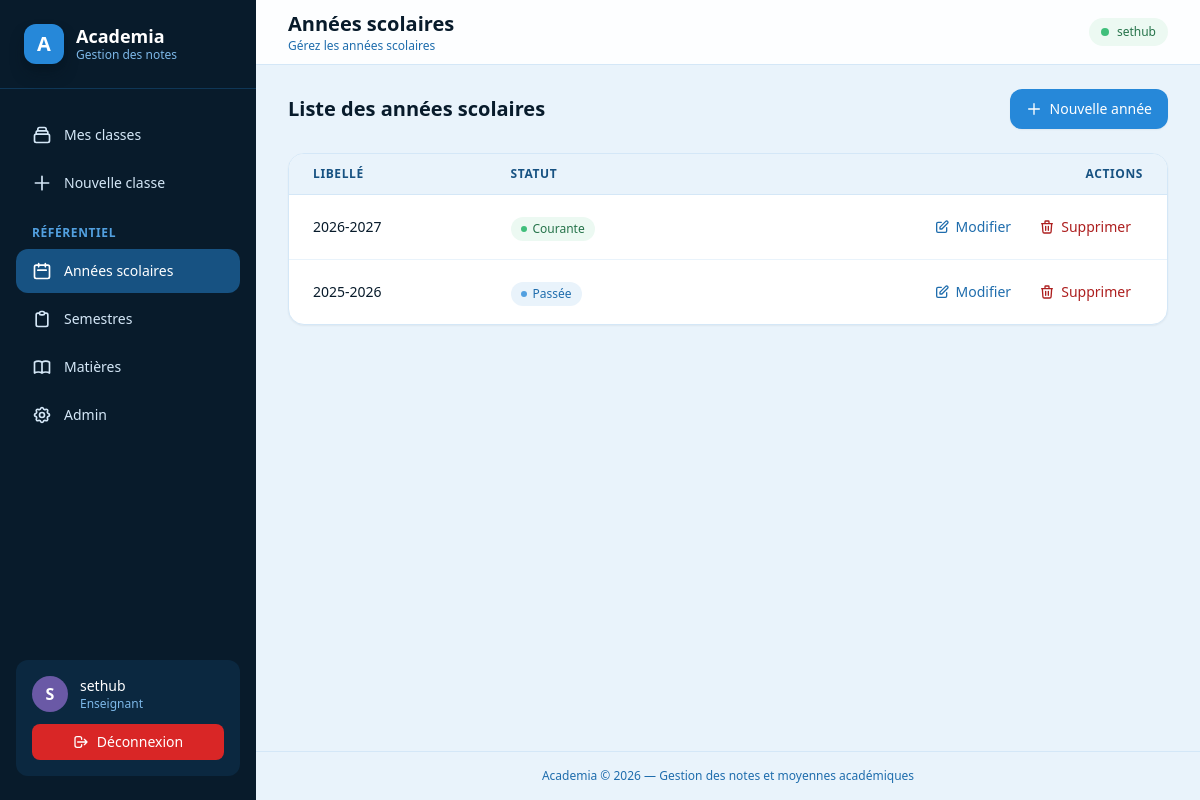
Page /annees-scolaires/ (signed in) on the committed database.
### academics/models.py (models this page shows, shortened)
class AnneeScolaire(models.Model):
    libelle = models.CharField(max_length=20, unique=True)
    est_courante = models.BooleanField(default=False)
    objects = AnneeScolaireQuerySet.as_manager()
    class Meta:
        ordering = ["-libelle"]

### academics/views.py (the view)
# urls.py: path("annees-scolaires/", views.AnneeScolaireListView.as_view(), name="anneescolaire_list"),
class AnneeScolaireListView(LoginRequiredMixin, ListView):
    model = AnneeScolaire
    template_name = "academics/anneescolaire_list.html"
    context_object_name = "annees"

### templates/academics/anneescolaire_list.html (shortened to what this page needs)
{% extends "base.html" %}
{% block page_title %}Années scolaires{% endblock %}
{% block page_subtitle %}Gérez les années scolaires{% endblock %}
{% block content %}
<div class="space-y-6">
    <div class="flex items-center justify-between flex-wrap gap-3">
        <h2 class="text-lg font-semibold text-blue-bell-900 md:text-xl">Liste des années scolaires</h2>
        <a href="{% url 'academics:anneescolaire_create' %}" class="inline-flex items-center gap-2 px-4 py-2.5 rounded-xl bg-blue-bell-500 hover:bg-blue-bell-600 text-white text-sm font-medium shadow-sm transition">
            <svg class="w-4 h-4" fill="none" stroke="currentColor" viewBox="0 0 24 24"><path stroke-linecap="round" stroke-linejoin="round" stroke-width="2" d="M12 4v16m8-8H4"/></svg>
            <span class="hidden sm:inline">Nouvelle année</span>
        </a>
    </div>
    {% if annees %}
    <div class="bg-white rounded-2xl border border-blue-bell-100 shadow-sm overflow-hidden">
        <div class="overflow-x-auto">
            <table class="min-w-full divide-y divide-blue-bell-100">
                <thead class="bg-blue-bell-50">
                    <tr>
                        <th class="px-6 py-3 text-left text-xs font-semibold text-blue-bell-700 uppercase tracking-wider">Libellé</th>
                        <th class="px-6 py-3 text-left text-xs font-semibold text-blue-bell-700 uppercase tracking-wider">Statut</th>
                        <th class="px-6 py-3 text-right text-xs font-semibold text-blue-bell-700 uppercase tracking-wider">Actions</th>
                    </tr>
                </thead>
                <tbody class="divide-y divide-blue-bell-50">
                    {% for annee in annees %}
                    <tr class="hover:bg-blue-bell-50/50 transition">
                        <td class="px-6 py-4 text-sm font-medium text-blue-bell-900">{{ annee.libelle }}</td>
                        <td class="px-6 py-4">
                            {% if annee.est_courante %}
                            <span class="inline-flex items-center gap-1.5 px-2.5 py-1 rounded-full bg-jungle-green-50 text-jungle-green-700 text-xs font-medium">
                                <span class="w-1.5 h-1.5 rounded-full bg-jungle-green-500"></span>
                                Courante
                            </span>
                            {% else %}
                            <span class="inline-flex items-center gap-1.5 px-2.5 py-1 rounded-full bg-blue-bell-50 text-blue-bell-600 text-xs font-medium">
                                <span class="w-1.5 h-1.5 rounded-full bg-blue-bell-400"></span>
                                Passée
                            </span>
                            {% endif %}
                        </td>
                        <td class="px-6 py-4 text-right whitespace-nowrap">
                            <a href="{% url 'academics:anneescolaire_update' annee.pk %}" class="inline-flex items-center gap-1.5 px-3 py-1.5 rounded-lg text-blue-bell-600 hover:bg-blue-bell-50 text-sm font-medium transition">
                                <svg class="w-4 h-4" fill="none" stroke="currentColor" viewBox="0 0 24 24"><path stroke-linecap="round" stroke-linejoin="round" stroke-width="2" d="M11 5H6a2 2 0 00-2 2v11a2 2 0 002 2h11a2 2 0 002-2v-5m-1.414-9.414a2 2 0 112.828 2.828L11.828 15H9v-2.828l8.586-8.586z"/></svg>
                                Modifier
                            </a>
                            <a href="{% url 'academics:anneescolaire_delete' annee.pk %}" class="inline-flex items-center gap-1.5 px-3 py-1.5 rounded-lg text-lobster-pink-600 hover:bg-lobster-pink-50 text-sm font-medium transition">
                                <svg class="w-4 h-4" fill="none" stroke="currentColor" viewBox="0 0 24 24"><path stroke-linecap="round" stroke-linejoin="round" stroke-width="2" d="M19 7l-.867 12.142A2 2 0 0116.138 21H7.862a2 2 0 01-1.995-1.858L5 7m5 4v6m4-6v6m1-10V4a1 1 0 00-1-1h-4a1 1 0 00-1 1v3M4 7h16"/></svg>
                                Supprimer
                            </a>
                        </td>
                    </tr>
                    {% endfor %}
                </tbody>
            </table>
        </div>
    </div>
    {% endif %}
</div>
{% endblock %}

### templates/base.html (shortened to what this page needs)
{% load static %}
<!DOCTYPE html>
<html lang="fr">
<head>
    <script src="https://cdn.tailwindcss.com"></script>
</head>
<body class="min-h-screen bg-blue-bell-50 text-blue-bell-950 antialiased">
    {% block body %}
    <div class="min-h-screen flex flex-col md:flex-row">
        <aside class="hidden md:flex md:w-64 md:flex-col bg-blue-bell-900 text-blue-bell-100">
            <a href="{% url 'dashboard:home' %}" class="flex items-center gap-3 px-6 py-6 border-b border-blue-bell-800 hover:bg-blue-bell-800/50 transition">
                <div class="w-10 h-10 rounded-xl bg-blue-bell-500 flex items-center justify-center text-white font-bold text-xl shadow-lg shadow-blue-bell-950/50">A</div>
                <div>
                    <div class="font-bold text-white text-lg leading-tight">Academia</div>
                    <div class="text-xs text-blue-bell-300">Gestion des notes</div>
                </div>
            </a>
            <nav class="flex-1 px-4 py-6 space-y-1 overflow-y-auto">
                <a href="{% url 'academics:classe_list' %}" class="flex items-center gap-3 px-4 py-3 rounded-xl text-sm font-medium transition hover:bg-blue-bell-800 hover:text-white ">
                    <svg class="w-5 h-5" fill="none" stroke="currentColor" viewBox="0 0 24 24"><path stroke-linecap="round" stroke-linejoin="round" stroke-width="2" d="M19 11H5m14 0a2 2 0 012 2v6a2 2 0 01-2 2H5a2 2 0 01-2-2v-6a2 2 0 012-2m14 0V9a2 2 0 00-2-2M5 11V9a2 2 0 012-2m0 0V5a2 2 0 012-2h6a2 2 0 012 2v2M7 7h10"/></svg>
                    Mes classes
                </a>
                <a href="{% url 'academics:classe_create' %}" class="flex items-center gap-3 px-4 py-3 rounded-xl text-sm font-medium transition hover:bg-blue-bell-800 hover:text-white">
                    <svg class="w-5 h-5" fill="none" stroke="currentColor" viewBox="0 0 24 24"><path stroke-linecap="round" stroke-linejoin="round" stroke-width="2" d="M12 4v16m8-8H4"/></svg>
                    Nouvelle classe
                </a>
                <div class="pt-4 pb-1 px-4 text-xs font-semibold text-blue-bell-400 uppercase tracking-wider">Référentiel</div>
                <a href="{% url 'academics:anneescolaire_list' %}" class="flex items-center gap-3 px-4 py-3 rounded-xl text-sm font-medium transition hover:bg-blue-bell-800 hover:text-white {% if request.resolver_match.url_name == 'anneescolaire_list' or request.resolver_match.url_name == 'anneescolaire_create' or request.resolver_match.url_name == 'anneescolaire_update' %}bg-blue-bell-700 text-white{% endif %}">
                    <svg class="w-5 h-5" fill="none" stroke="currentColor" viewBox="0 0 24 24"><path stroke-linecap="round" stroke-linejoin="round" stroke-width="2" d="M8 7V3m8 4V3m-9 8h10M5 21h14a2 2 0 002-2V7a2 2 0 00-2-2H5a2 2 0 00-2 2v12a2 2 0 002 2z"/></svg>
                    Années scolaires
                </a>
                <a href="{% url 'academics:semestre_list' %}" class="flex items-center gap-3 px-4 py-3 rounded-xl text-sm font-medium transition hover:bg-blue-bell-800 hover:text-white ">
                    <svg class="w-5 h-5" fill="none" stroke="currentColor" viewBox="0 0 24 24"><path stroke-linecap="round" stroke-linejoin="round" stroke-width="2" d="M9 5H7a2 2 0 00-2 2v12a2 2 0 002 2h10a2 2 0 002-2V7a2 2 0 00-2-2h-2M9 5a2 2 0 002 2h2a2 2 0 002-2M9 5a2 2 0 012-2h2a2 2 0 012 2"/></svg>
                    Semestres
                </a>
                <a href="{% url 'academics:matiere_list' %}" class="flex items-center gap-3 px-4 py-3 rounded-xl text-sm font-medium transition hover:bg-blue-bell-800 hover:text-white ">
                    Matières
                </a>
                <a href="{% url 'admin:index' %}" class="flex items-center gap-3 px-4 py-3 rounded-xl text-sm font-medium transition hover:bg-blue-bell-800 hover:text-white">
                    Admin
                </a>
            </nav>
            <div class="px-4 pb-6">
                <div class="p-4 rounded-xl bg-blue-bell-800/50">
                    <div class="flex items-center gap-3">
                        <div class="w-9 h-9 rounded-full bg-deep-lilac-500 flex items-center justify-center text-white font-bold uppercase">
                            {{ user.username|slice:":1" }}
                        </div>
                        <div class="flex-1 min-w-0">
                            <div class="text-sm font-medium text-white truncate">{{ user.username }}</div>
                            <div class="text-xs text-blue-bell-300">Enseignant</div>
                        </div>
                    </div>
                    <form method="post" action="{% url 'logout' %}" class="mt-3">
                        <button type="submit" class="w-full flex items-center justify-center gap-2 px-4 py-2 rounded-lg bg-lobster-pink-500 hover:bg-lobster-pink-600 text-white text-sm font-medium transition">
                            <svg class="w-4 h-4" fill="none" stroke="currentColor" viewBox="0 0 24 24"><path stroke-linecap="round" stroke-linejoin="round" stroke-width="2" d="M17 16l4-4m0 0l-4-4m4 4H7m6 4v1a3 3 0 01-3 3H6a3 3 0 01-3-3V7a3 3 0 013-3h4a3 3 0 013 3v1"/></svg>
                            Déconnexion
                        </button>
                    </form>
                </div>
            </div>
        </aside>
        <div class="flex-1 flex flex-col min-w-0">
            <header class="sticky top-0 z-40 bg-white/90 backdrop-blur border-b border-blue-bell-100">
                <div class="flex items-center justify-between px-4 md:px-8 h-16">
                    <div class="flex items-center gap-3">
                        <div class="hidden md:block">
                            <h1 class="text-xl font-bold text-blue-bell-900">{% block page_title %}Academia{% endblock %}</h1>
                            <p class="text-xs text-blue-bell-600">{% block page_subtitle %}Gestion académique{% endblock %}</p>
                        </div>
                    </div>
                    <div class="flex items-center gap-3">
                        <span class="hidden sm:inline-flex items-center gap-2 px-3 py-1.5 rounded-full bg-jungle-green-50 text-jungle-green-700 text-xs font-medium">
                            <span class="w-2 h-2 rounded-full bg-jungle-green-500 animate-pulse"></span>
                            {{ user.get_username }}
                        </span>
                    </div>
                </div>
            </header>
            <main class="flex-1 px-4 md:px-8 py-6">
                {% block content %}{% endblock %}
            </main>
            <footer class="px-4 md:px-8 py-4 border-t border-blue-bell-100">
                <p class="text-xs text-center text-blue-bell-600">Academia &copy; {% now "Y" %} — Gestion des notes et moyennes académiques</p>
            </footer>
        </div>
    </div>
    {% endblock %}
</body>
</html>

### rows in the picture
AnneeScolaire: libelle "2026-2027", est_courante True (drawn)
AnneeScolaire: libelle "2025-2026", est_courante False (drawn)

### other values in the picture
{{ user.username|slice:":1" }} "S"
{{ user.username }} "sethub"
{{ user.get_username }} "sethub"
